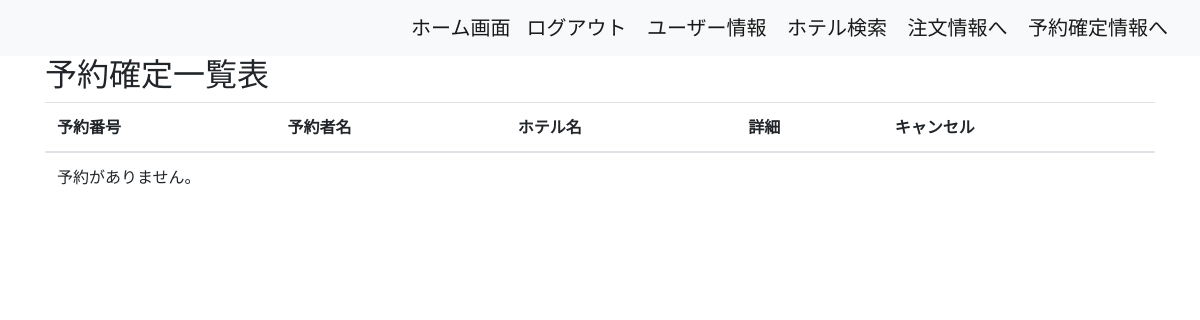
Before: /hotel/order_success_list/ (signed in) with the older database file.
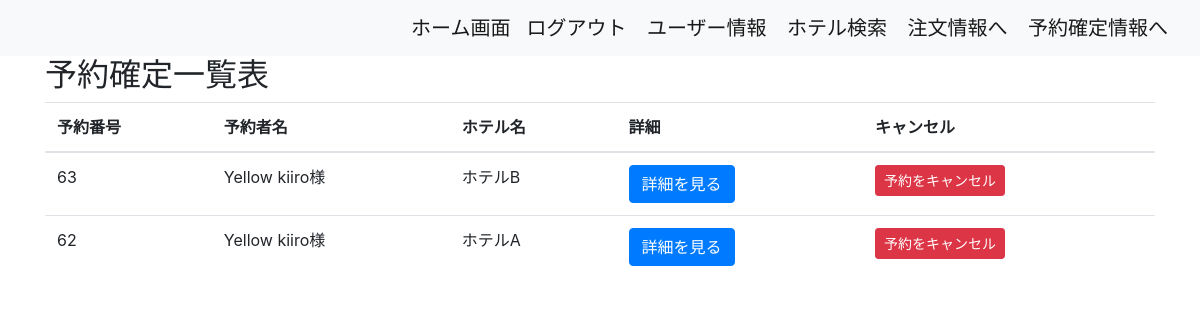
After: the same page with the newer database file.
### hotel/models.py (models this page shows, shortened)
class Orders(models.Model):
    total_price = models.DecimalField(max_digits=10, decimal_places=2)
    kupon_amount = models.DecimalField(max_digits=10, decimal_places=2, default=0)
    discounted_price = models.DecimalField(max_digits=10, decimal_places=2)
    created_at = models.DateTimeField(default=timezone.now)
    address = models.ForeignKey(
        UserAddresses,
        on_delete=models.SET_NULL,
        blank=True,
        null=True,
        related_name='orders'
    )
    user = models.ForeignKey(
        Users,
        on_delete=models.SET_NULL,
        blank=True,
        null=True,
        related_name='orders'
    )
    status = models.CharField(max_length=20, default='pending')
    objects = OrdersManager()
    class Meta:
        db_table = 'orders'

class OrderItems(models.Model):
    quantity = models.PositiveIntegerField()
    product = models.ForeignKey(
        PlanName,
        on_delete=models.SET_NULL,
        blank=True,
        null=True,
    )
    order = models.ForeignKey(
        Orders, on_delete=models.CASCADE, related_name='orderitems_set'
    )
    checkin = models.DateField(null=True, blank=True)
    checkout = models.DateField(null=True, blank=True)
    last_name = models.CharField(max_length=100, blank=True)
    first_name = models.CharField(max_length=100, blank=True)
    zip_code = models.CharField(max_length=20, blank=True)
    address = models.CharField(max_length=200, blank=True)
    phone_number = models.CharField(max_length=20, blank=True)
    objects = OrderItemsManager()
    class Meta:
        db_table = 'order_items'
        unique_together = [['product', 'order']]

class PlanName(models.Model):
    name = models.CharField(max_length=1000)
    people = models.IntegerField()
    room_type = models.CharField(max_length=1000)
    price = models.DecimalField(max_digits=5, decimal_places=0)
    hotel = models.ForeignKey(HotelName, on_delete=models.CASCADE, default=1)
    stock = models.PositiveIntegerField(default=0)
    order = models.IntegerField(default=0)
    checkin = models.DateField(null=True, blank=True)
    checkout = models.DateField(null=True, blank=True)
    kupon = models.IntegerField(default=0)
    plan_id = models.IntegerField(default=0)
    objects = PlanNameManager()
    class Meta:
        db_table = 'plan_name'
        ordering = ['order']

class HotelName(models.Model):
    name = models.CharField(max_length=1000)
    order = models.IntegerField(default=0)
    class Meta:
        db_table = 'hotel_name'
        ordering = ['order']

### hotel/views.py (the view)
# urls.py: path('order_success_list/', OrdersListView.as_view(), name='order_success_list'),
class OrdersListView(LoginRequiredMixin, ListView):
    model = Orders
    template_name = 'hotel/order_success_list.html'
    context_object_name = 'orders'
    paginate_by = 10
    def get_queryset(self):
        return Orders.objects.filter(user=self.request.user).prefetch_related('orderitems_set').order_by('-created_at')
    def get_context_data(self, **kwargs):
        context = super().get_context_data(**kwargs)
        orders = context['orders']
        for order in orders:
            order.first_item = order.orderitems_set.first()
            if order.first_item:
                logger.info(f"Order {order.id} first item: {order.first_item.last_name} {order.first_item.first_name}")
            else:
                logger.warning(f"No items found for order {order.id}")
        return context

### templates/hotel/order_success_list.html (shortened to what this page needs)
{% extends 'base.html' %}
{% block content %}
<div class="container">
    <h2>予約確定一覧表</h2>
    <table class="table">
        <thead>
            <tr>
                <th>予約番号</th>
                <th>予約者名</th>
                <th>ホテル名</th>
                <th>詳細</th>
                <th>キャンセル</th>
            </tr>
        </thead>
        <tbody>
            {% for order in orders %}
                <tr>
                    <td>{{ order.id }}</td>
                    <td>{% if order.first_item %}
                            {{ order.first_item.last_name}} {{ order.first_item.first_name }}様
                        {% else %}
                            情報なし
                        {% endif %}
                    </td>
                    <td>
                        {% if order.first_item %}
                            {{ order.orderitems_set.first.product.hotel.name|default:"不明" }}
                        {% else %}
                            不明
                        {% endif %}
                    </td>
                    <td>
                    <a href="{% url 'hotel:order_success_info' pk=order.id %}" class="btn btn-primary">詳細を見る</a>
                    </td>
                    <td>
                    <a href="{% url 'hotel:delete_order' pk=order.id %}"; class="btn btn-danger btn-sm">予約をキャンセル</a>
                    </td>
                </tr>
            {% empty %}
            <tr>
                <td colspan="6">予約がありません。</td>
            </tr>
            {% endfor %}
        </tbody>
    </table>
</div>
{% endblock %}

Changed rows visible on the page:
added Orders: id "63", first_item.last_name "Yellow", first_item.first_name "kiiro", orderitems_set.first.product.hotel.name "ホテルB"
added Orders: id "62", first_item.last_name "Yellow", first_item.first_name "kiiro", orderitems_set.first.product.hotel.name "ホテルA"
Other visible differences:
text no longer shown: "予約がありません。"
